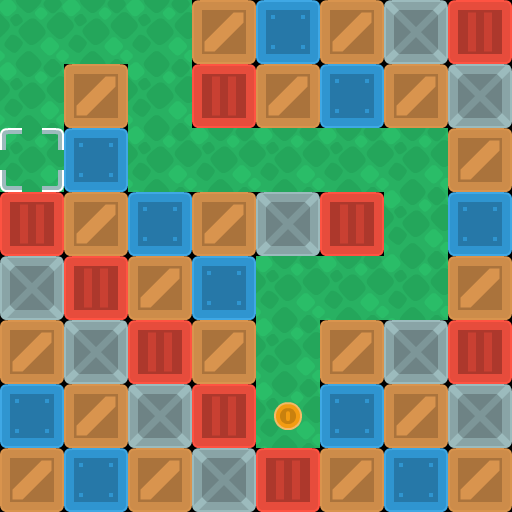

Rendered tile map (Tiled .tmx) drawn with the repository's tilesets; below, a short description and the full map source, tile grids included:
An orthogonal 8x8 tile map with 64x64 px tiles, 3 tile layers (background, walls, objects).

<map version="1.10" tiledversion="1.11.2" orientation="orthogonal" renderorder="right-down" width="8" height="8" tilewidth="64" tileheight="64" infinite="0" nextlayerid="5" nextobjectid="1">
 <properties>
  <property name="character_bottom" value="[[0, 5], [1, 5], [2, 5]]" />
  <property name="character_left" value="[[3, 7], [4, 7], [5, 7]]" />
  <property name="character_right" value="[[0, 7], [1, 7], [2, 7]]" />
  <property name="character_top" value="[[3, 5], [4, 5], [5, 5]]" />
 </properties>
 <tileset firstgid="1" source="sokoban_tilesheet.tsx" />
 <layer id="4" name="background" width="8" height="8">
  <data encoding="csv">
89,89,89,0,0,0,0,0,
89,0,89,0,0,0,0,0,
89,0,89,89,89,89,89,0,
0,0,0,0,0,0,89,0,
0,0,0,0,89,89,89,0,
0,0,0,0,89,0,0,0,
0,0,0,0,89,0,0,0,
0,0,0,0,0,0,0,0
</data>
 </layer>
 <layer id="1" name="walls" width="8" height="8">
  <data encoding="csv">
0,0,0,2,4,2,6,3,
0,2,0,3,2,4,2,6,
0,4,0,0,0,0,0,2,
3,2,4,2,6,3,0,4,
6,3,2,4,0,0,0,2,
2,6,3,2,0,2,6,3,
4,2,6,3,0,4,2,6,
2,4,2,6,3,2,4,2
</data>
 </layer>
 <layer id="3" name="objects" width="8" height="8">
  <data encoding="csv">
0,0,0,0,0,0,0,0,
0,0,0,0,0,0,0,0,
40,0,0,0,0,0,0,0,
0,0,0,0,0,0,0,0,
0,0,0,0,0,0,0,0,
0,0,0,0,0,0,0,0,
0,0,0,0,75,0,0,0,
0,0,0,0,0,0,0,0
</data>
 </layer>
</map>
